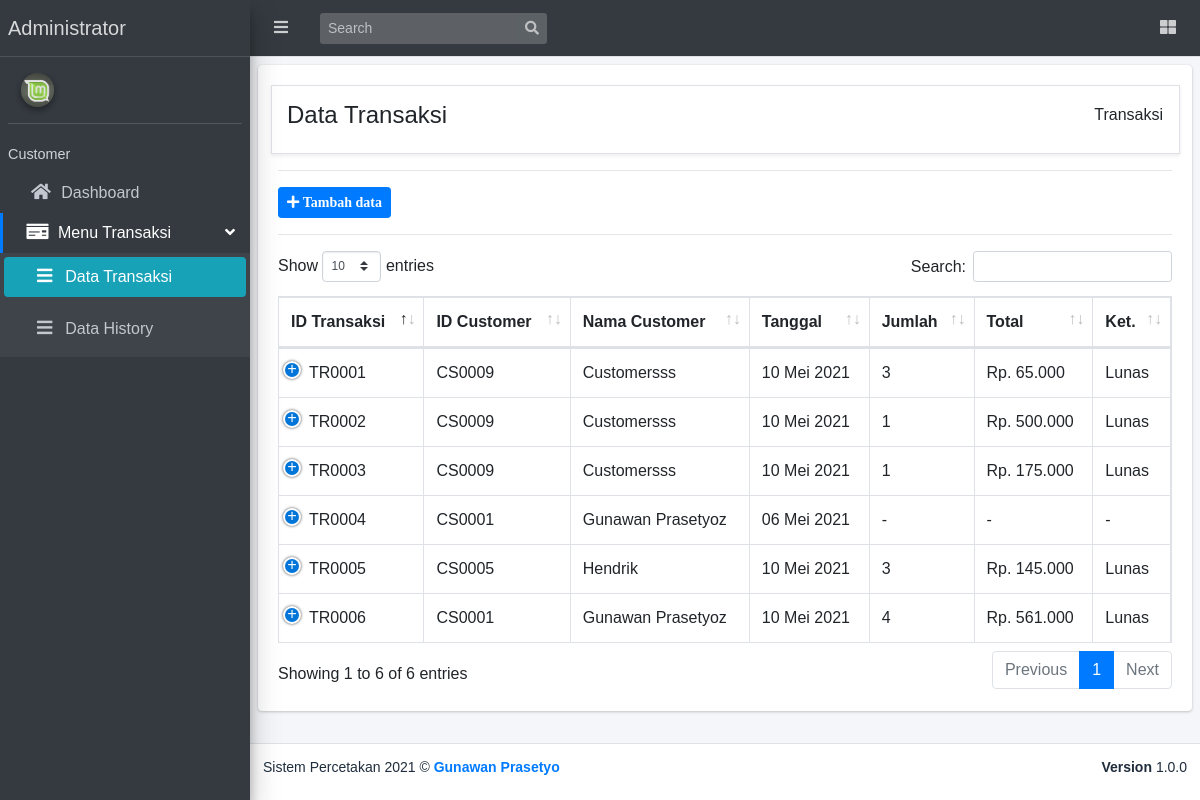
The app's page /Data_Transaksi/v_transaksi.php with its own data.
### tables this page shows
CREATE TABLE `transaksi` (
  `id_transaksi` varchar(100) NOT NULL,
  `id_customer` varchar(100) NOT NULL,
  `tanggal_transaksi` varchar(100) NOT NULL,
  `jumlah_transaksi` varchar(100) NOT NULL,
  `total_transaksi` varchar(100) NOT NULL,
  `ket_pembayaran` varchar(100) NOT NULL,
  `status_transaksi` varchar(100) NOT NULL
);

CREATE TABLE `customer` (
  `id_customer` varchar(100) NOT NULL,
  `nama_customer` varchar(100) NOT NULL,
  `no_telp` varchar(100) NOT NULL,
  `alamat` varchar(100) NOT NULL,
  `email` varchar(100) NOT NULL,
  `password` varchar(100) NOT NULL
);

### Data_Transaksi/v_transaksi.php (the view, shortened to what this page needs)
<?php include "../header.php"; ?>
<div class="content-wrapper p-2">
    <div class="card">
        <div class="card-body table-responsive">
            <div class="row content-header border shadow-sm">
                <div class="col-md-6">
                    <h4>Data Transaksi</h4>
                </div>
                <div class="col-md-6">
                    <ol class="breadcrumb float-md-right">
                        <li class="breadcrumb-item">Transaksi</li>
                    </ol>
                </div>
            </div>
            <hr>
            <a href="v_transaksi_add.php" class="btn btn-sm btn-primary"><i class="fas fa-plus"> Tambah data</i></a><hr>
            <table class="table table-bordered table-hover fixed nowrap" id="example1">
                <thead>
                    <tr>
                        <th>ID Transaksi</th>
                        <th>ID Customer</th>
                        <th>Nama Customer</th>
                        <th>Tanggal</th>
                        <th>Jumlah</th>
                        <th>Total</th>
                        <th>Ket.</th>
                    </tr>
                </thead>
                <tbody>
                <?php
                    $qtr = mysqli_query($koneksi, "SELECT * FROM transaksi INNER JOIN customer on customer.id_customer = transaksi.id_customer");
                    while($dtr=mysqli_fetch_array($qtr)){
                    ?>
                    <tr>
                        <td><?= $dtr['id_transaksi']; ?></td>
                        <td><?= $dtr['id_customer']; ?></td>
                        <td><?= $dtr['nama_customer']; ?></td>
                        <td><?= tgl($dtr['tanggal_transaksi']); ?></td>
                        <td><?= $dtr['jumlah_transaksi'] == NULL ? '-' : $dtr['jumlah_transaksi']; ?></td>
                        <td><?= $dtr['total_transaksi'] == NULL ? '-' : rupiah($dtr['total_transaksi']); ?></td>
                        <td><?= $dtr['ket_pembayaran'] == NULL ? "-" : $dtr['ket_pembayaran']; ?></td>
                    </tr>
                    <?php }?>
                </tbody>
            </table>
        </div>
    </div>
</div>
<?php include "../footer.php"; ?>

### header.php (style rules this page uses)
body { font-family:Arial, Helvetica, sans-serif; }

### records on screen
transaksi: id_transaksi "TR0001", id_customer.id_customer "CS0009", id_customer.nama_customer "Customersss", tanggal_transaksi "10 Mei 2021", jumlah_transaksi "3", total_transaksi "Rp. 65.000", ket_pembayaran "Lunas"
transaksi: id_transaksi "TR0002", id_customer.id_customer "CS0009", id_customer.nama_customer "Customersss", tanggal_transaksi "10 Mei 2021", jumlah_transaksi "1", total_transaksi "Rp. 500.000", ket_pembayaran "Lunas"
transaksi: id_transaksi "TR0003", id_customer.id_customer "CS0009", id_customer.nama_customer "Customersss", tanggal_transaksi "10 Mei 2021", jumlah_transaksi "1", total_transaksi "Rp. 175.000", ket_pembayaran "Lunas"
transaksi: id_transaksi "TR0004", id_customer.id_customer "CS0001", id_customer.nama_customer "Gunawan Prasetyoz", tanggal_transaksi "06 Mei 2021"
transaksi: id_transaksi "TR0005", id_customer.id_customer "CS0005", id_customer.nama_customer "Hendrik", tanggal_transaksi "10 Mei 2021", jumlah_transaksi "3", total_transaksi "Rp. 145.000", ket_pembayaran "Lunas"
transaksi: id_transaksi "TR0006", id_customer.id_customer "CS0001", id_customer.nama_customer "Gunawan Prasetyoz", tanggal_transaksi "10 Mei 2021", jumlah_transaksi "4", total_transaksi "Rp. 561.000", ket_pembayaran "Lunas"
